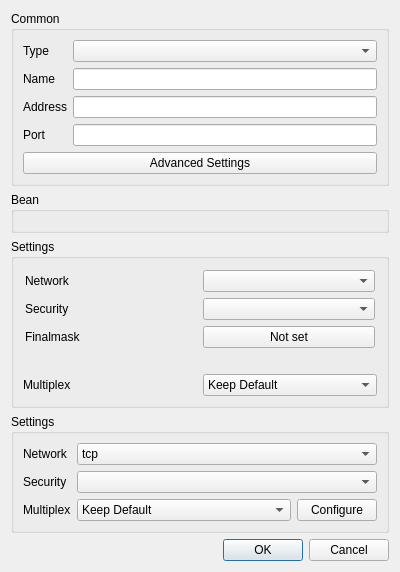
    <widget class="QWidget" name="left_w" native="true">
     <property name="sizePolicy">
      <sizepolicy hsizetype="Minimum" vsizetype="Maximum">
       <horstretch>0</horstretch>
       <verstretch>0</verstretch>
      </sizepolicy>
     </property>
     <property name="minimumSize">
      <size>
       <width>400</width>
       <height>0</height>
      </size>
     </property>
     <layout class="QVBoxLayout" name="left">
      <property name="sizeConstraint">
       <enum>QLayout::SizeConstraint::SetDefaultConstraint</enum>
      </property>
      <item>
       <widget class="QGroupBox" name="groupBox">
        <property name="sizePolicy">
         <sizepolicy hsizetype="Preferred" vsizetype="Maximum">
          <horstretch>0</horstretch>
          <verstretch>0</verstretch>
         </sizepolicy>
        </property>
        <property name="title">
         <string>Common</string>
        </property>
        <layout class="QVBoxLayout" name="verticalLayout_3">
         <item>
          <layout class="QGridLayout" name="gridLayout_2">
           <item row="2" column="1">
            <widget class="MyLineEdit" name="address"/>
           </item>
           <item row="1" column="1">
            <widget class="MyLineEdit" name="name"/>
           </item>
           <item row="3" column="1">
            <widget class="QLineEdit" name="port"/>
           </item>
           <item row="0" column="0">
            <widget class="QLabel" name="type_l">
             <property name="text">
              <string>Type</string>
             </property>
             <property name="buddy">
              <cstring>type</cstring>
             </property>
            </widget>
           </item>
           <item row="3" column="0">
            <widget class="QLabel" name="port_l">
             <property name="text">
              <string>Port</string>
             </property>
             <property name="buddy">
              <cstring>port</cstring>
             </property>
            </widget>
           </item>
           <item row="2" column="0">
            <widget class="QLabel" name="address_l">
             <property name="text">
              <string>Address</string>
             </property>
             <property name="buddy">
              <cstring>address</cstring>
             </property>
            </widget>
           </item>
           <item row="1" column="0">
            <widget class="QLabel" name="name_l">
             <property name="text">
              <string>Name</string>
             </property>
             <property name="buddy">
              <cstring>name</cstring>
             </property>
            </widget>
           </item>
           <item row="0" column="1">
            <widget class="QComboBox" name="type"/>
           </item>
          </layout>
         </item>
         <item>
          <widget class="QPushButton" name="advanced_button">
           <property name="text">
            <string>Advanced Settings</string>
           </property>
          </widget>
         </item>
        </layout>
       </widget>
      </item>
      <item>
       <widget class="QGroupBox" name="bean">
        <property name="sizePolicy">
         <sizepolicy hsizetype="Preferred" vsizetype="Maximum">
          <horstretch>0</horstretch>
          <verstretch>0</verstretch>
         </sizepolicy>
        </property>
        <property name="title">
         <string notr="true">Bean</string>
        </property>
        <layout class="QVBoxLayout" name="verticalLayout_4">
         <item>
          <widget class="QWidget" name="fake" native="true"/>
         </item>
        </layout>
       </widget>
      </item>
      <item>
       <widget class="QGroupBox" name="xray_settings_box">
        <property name="title">
         <string>Settings</string>
        </property>
        <layout class="QVBoxLayout" name="verticalLayout_9">
         <property name="leftMargin">
          <number>0</number>
         </property>
         <property name="topMargin">
          <number>0</number>
         </property>
         <property name="rightMargin">
          <number>0</number>
         </property>
         <property name="bottomMargin">
          <number>0</number>
         </property>
         <item>
          <widget class="QWidget" name="widget_4" native="true">
           <layout class="QGridLayout" name="gridLayout_4">
            <property name="leftMargin">
             <number>11</number>
            </property>
            <property name="topMargin">
             <number>11</number>
            </property>
            <property name="rightMargin">
             <number>11</number>
            </property>
            <property name="bottomMargin">
             <number>11</number>
            </property>
            <item row="0" column="0">
             <widget class="QLabel" name="label_9">
              <property name="text">
               <string>Network</string>
              </property>
              <property name="buddy">
               <cstring>xray_network</cstring>
              </property>
             </widget>
            </item>
            <item row="0" column="1">
             <widget class="QComboBox" name="xray_network"/>
            </item>
            <item row="1" column="0">
             <widget class="QLabel" name="label_10">
              <property name="text">
               <string>Security</string>
              </property>
              <property name="buddy">
               <cstring>xray_security</cstring>
              </property>
             </widget>
            </item>
            <item row="1" column="1">
             <widget class="QComboBox" name="xray_security"/>
            </item>
            <item row="2" column="0">
             <widget class="QLabel" name="label_xray_finalmask">
              <property name="text">
               <string>Finalmask</string>
              </property>
              <property name="buddy">
               <cstring>xray_finalmask_edit</cstring>
              </property>
             </widget>
            </item>
            <item row="2" column="1">
             <widget class="QPushButton" name="xray_finalmask_edit">
              <property name="text">
               <string>Not set</string>
              </property>
             </widget>
            </item>
           </layout>
          </widget>
         </item>
         <item>
          <widget class="QWidget" name="xray_mux_box" native="true">
           <layout class="QGridLayout" name="gridLayout_8">
            <item row="0" column="0">
             <widget class="QLabel" name="label_17">
              <property name="text">
               <string>Multiplex</string>
              </property>
              <property name="buddy">
               <cstring>xray_mux</cstring>
              </property>
             </widget>
            </item>
            <item row="0" column="1">
             <widget class="QComboBox" name="xray_mux">
              <item>
               <property name="text">
                <string>Keep Default</string>
               </property>
              </item>
              <item>
               <property name="text">
                <string>Enabled</string>
               </property>
              </item>
              <item>
               <property name="text">
                <string>Disabled</string>
               </property>
              </item>
             </widget>
            </item>
           </layout>
          </widget>
         </item>
        </layout>
       </widget>
      </item>
      <item>
       <widget class="QGroupBox" name="stream_box">
        <property name="sizePolicy">
         <sizepolicy hsizetype="Preferred" vsizetype="Maximum">
          <horstretch>0</horstretch>
          <verstretch>0</verstretch>
         </sizepolicy>
        </property>
        <property name="minimumSize">
         <size>
          <width>0</width>
          <height>0</height>
         </size>
        </property>
        <property name="title">
         <string>Settings</string>
        </property>
        <layout class="QVBoxLayout" name="verticalLayout">
         <item>
          <layout class="QGridLayout" name="_2">
           <item row="2" column="0">
            <widget class="QLabel" name="multiplex_l">
             <property name="toolTip">
              <string>Server support is required</string>
             </property>
             <property name="text">
              <string>Multiplex</string>
             </property>
             <property name="buddy">
              <cstring>multiplex</cstring>
             </property>
            </widget>
           </item>
           <item row="1" column="0">
            <widget class="QLabel" name="security_l">
             <property name="toolTip">
              <string>Transport Layer Security. It must be consistent with the server, otherwise, the connection cannot be established.</string>
             </property>
             <property name="text">
              <string>Security</string>
             </property>
             <property name="buddy">
              <cstring>security</cstring>
             </property>
            </widget>
           </item>
           <item row="1" column="1">
            <widget class="QComboBox" name="security">
             <item>
              <property name="text">
               <string notr="true"/>
              </property>
             </item>
             <item>
              <property name="text">
               <string notr="true">tls</string>
              </property>
             </item>
            </widget>
           </item>
           <item row="0" column="0">
            <widget class="QLabel" name="network_l">
             <property name="toolTip">
              <string>The underlying transport method. It must be consistent with the server, otherwise, the connection cannot be established.</string>
             </property>
             <property name="text">
              <string>Network</string>
             </property>
             <property name="buddy">
              <cstring>network</cstring>
             </property>
            </widget>
           </item>
           <item row="2" column="1">
            <layout class="QHBoxLayout" name="multiplex_layout">
             <item>
              <widget class="QComboBox" name="multiplex">
               <property name="sizePolicy">
                <sizepolicy hsizetype="Expanding" vsizetype="Fixed">
                 <horstretch>0</horstretch>
                 <verstretch>0</verstretch>
                </sizepolicy>
               </property>
               <item>
                <property name="text">
                 <string>Keep Default</string>
                </property>
               </item>
               <item>
                <property name="text">
                 <string>On</string>
                </property>
               </item>
               <item>
                <property name="text">
                 <string>Off</string>
                </property>
               </item>
               <item>
                <property name="text">
                 <string>Custom</string>
                </property>
               </item>
              </widget>
             </item>
             <item>
              <widget class="QPushButton" name="multiplex_custom">
               <property name="text">
                <string>Configure</string>
               </property>
              </widget>
             </item>
            </layout>
           </item>
           <item row="0" column="1">
            <widget class="QComboBox" name="network">
             <property name="sizePolicy">
              <sizepolicy hsizetype="Expanding" vsizetype="Fixed">
               <horstretch>0</horstretch>
               <verstretch>0</verstretch>
              </sizepolicy>
             </property>
             <item>
              <property name="text">
               <string notr="true">tcp</string>
              </property>
             </item>
             <item>
              <property name="text">
               <string notr="true">ws</string>
              </property>
             </item>
             <item>
              <property name="text">
               <string notr="true">httpupgrade</string>
              </property>
             </item>
             <item>
              <property name="text">
               <string notr="true">http</string>
              </property>
             </item>
             <item>
              <property name="text">
               <string notr="true">grpc</string>
              </property>
             </item>
             <item>
              <property name="text">
               <string notr="true">quic</string>
              </property>
             </item>
            </widget>
           </item>
          </layout>
         </item>
        </layout>
       </widget>
      </item>
      <item>
       <layout class="QHBoxLayout" name="horizontalLayout_4">
        <item>
         <widget class="QDialogButtonBox" name="buttonBox">
          <property name="sizePolicy">
           <sizepolicy hsizetype="Expanding" vsizetype="Fixed">
            <horstretch>0</horstretch>
            <verstretch>0</verstretch>
           </sizepolicy>
          </property>
          <property name="orientation">
           <enum>Qt::Orientation::Horizontal</enum>
          </property>
          <property name="standardButtons">
           <set>QDialogButtonBox::StandardButton::Cancel|QDialogButtonBox::StandardButton::Ok</set>
          </property>
         </widget>
        </item>
       </layout>
      </item>
     </layout>
    </widget>
